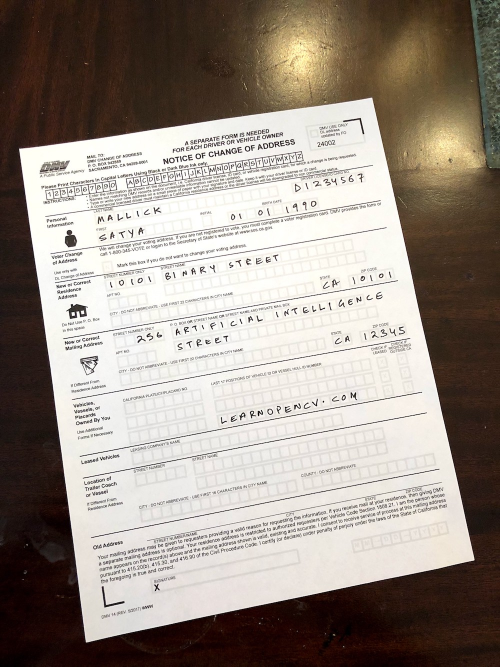
//> input picture data/images/scanned-form.jpg, 1000 x 1333 px (shown at 1/2 size)
$ ./DocumentScanner   (built with g++ and OpenCV 4)
//> lines starting //> are read from the running program, lines starting //| are printed output that depends on the picture; after the words box and inside, x2 and y2 are one past the last pixel; in counts of white or black regions, pixels touching at a corner belong together
//
// Created by yhd on 5.05.2020.
//

#include <string>

#include <opencv2/opencv.hpp>

std::string DATA_PATH = "../data/images/";

int main(){
    cv::Mat sourceImage = cv::imread(DATA_PATH + "scanned-form.jpg");
//> sourceImage is the input picture: 1333 rows x 1000 cols, CV_8UC3; mean B, G, R 136, 144.9, 154.7
    std::cout << sourceImage.size() << std::endl;
//| [1000 x 1333]

    cv::resize(sourceImage, sourceImage, cv::Size(500, 666.5));
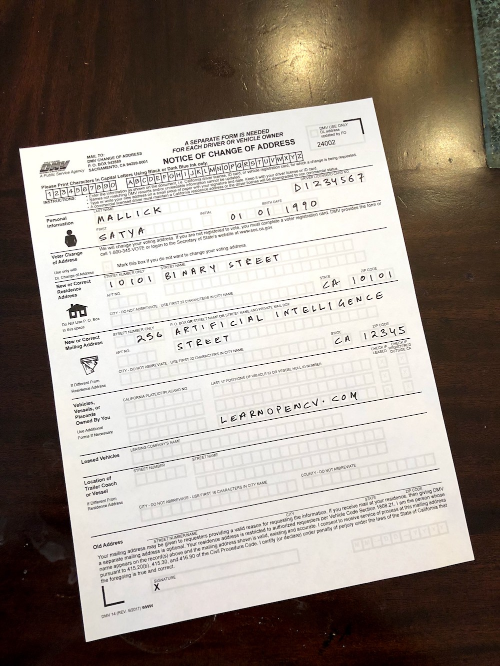
//> sourceImage: 666 rows x 500 cols, CV_8UC3; mean B, G, R 135.8, 144.8, 154.6

    cv::Mat sourceGray, detectedEdges;
    cv::cvtColor(sourceImage, sourceGray, cv::COLOR_BGR2GRAY);
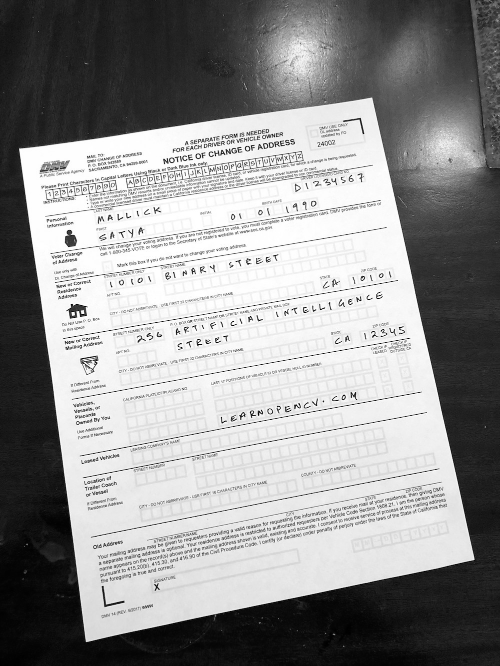
//> sourceGray: 666 rows x 500 cols, CV_8UC1; min 0, max 255, mean 146.7
    cv::blur(sourceGray, detectedEdges, cv::Size(3, 3));
    cv::Canny(detectedEdges, detectedEdges, 150, 200, 3);
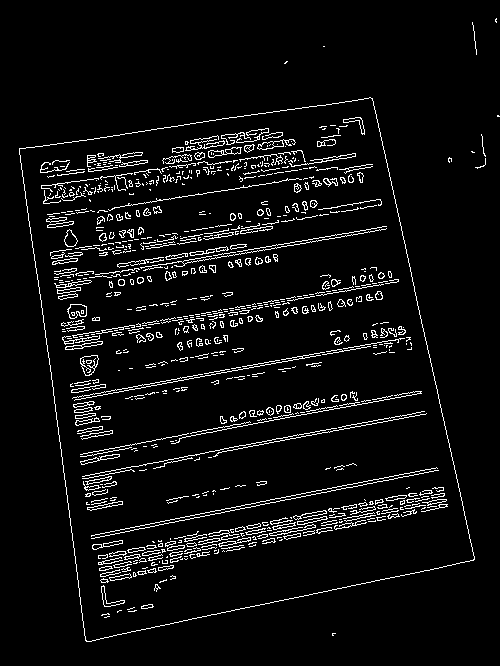
//> detectedEdges: 666 rows x 500 cols, CV_8UC1; 5.6% white in thin lines or dots
    //cv::imshow("Detected Edges", detectedEdges);

    std::vector<std::vector<cv::Point>> contours;
    std::vector<cv::Vec4i> hierarchy;
    cv::findContours(detectedEdges, contours, hierarchy, cv::RETR_TREE, cv::CHAIN_APPROX_SIMPLE);
//> contours = 1000 contours, 801 with area under 20; largest, box (x1, y1, x2, y2) and area: (19, 97, 475, 642) 182364, (19, 97, 475, 642) 182360, (80, 355, 99, 376) 256, (80, 355, 99, 376) 229, (67, 304, 87, 319) 204

    cv::Mat drawing = cv::Mat::zeros(detectedEdges.size(), CV_8UC3);

    double maxArea = 0;
    int maxContourAreaID = -1;

    std::vector<std::vector<cv::Point>> contoursPoly(contours.size());
//> contoursPoly = 1000 empty contours
    std::vector<cv::Rect> boundRect(contours.size());

    for( size_t i = 0; i< contours.size(); i++ ){
        cv::Scalar color = cv::Scalar(0, 255, 0 );
        double newArea = cv::contourArea(contours.at(i));

        cv::approxPolyDP(contours[i], contoursPoly[i], 3, true);
        boundRect[i] = cv::boundingRect(contoursPoly[i]);

        if(newArea > maxArea) {
            maxArea = newArea;
            maxContourAreaID = i;
        }
    }
//> this loop made 1000 passes
//> (newArea, maxArea) on pass 7: (182363.5, 182363.5)
//> newArea on passes 8, 14, 15, 16, 17, 21: 182359.5, 32.5, 28.5, 113.5, 108.5, 20
//> after the loop, contoursPoly = 1000 contours, 915 with area under 20; largest, box (x1, y1, x2, y2) and area: (19, 98, 475, 642) 182306, (19, 97, 475, 642) 181634, (108, 179, 302, 210) 342, (80, 355, 98, 376) 214, (67, 304, 87, 319) 194; boundRect = 1000 Rects (x, y, width, height), first 8: [332, 633, 4, 3], [475, 158, 11, 10], [449, 157, 1, 6], [471, 151, 4, 2], [481, 134, 5, 23], [497, 115, 1, 1], [19, 98, 456, 544], [19, 97, 456, 545]; maxArea = 182363.5; maxContourAreaID = 6

    //drawContours( sourceImage, contoursPoly, (int) maxContourAreaID, cv::Scalar(0, 255, 0), 2);
    //rectangle( sourceImage, boundRect[maxContourAreaID].tl(), boundRect[maxContourAreaID].br(), cv::Scalar(0, 0, 255), 2 );
    //circle( sourceImage, centers[maxContourAreaID], (int)radius[maxContourAreaID], cv::Scalar(0, 255, 0), 2 );

    std::vector<cv::Point2f> sourcePoints{contoursPoly[maxContourAreaID][1], contoursPoly[maxContourAreaID][0], contoursPoly[maxContourAreaID][2], contoursPoly[maxContourAreaID][3]};
//> sourcePoints = 4 Points (x, y): [19, 148], [372, 98], [86, 641], [474, 559]
    std::vector<cv::Point2f> destinationPoints;

    destinationPoints.push_back(cv::Point2f(boundRect[maxContourAreaID].x, boundRect[maxContourAreaID].y));
//> destinationPoints = 1 Point (x, y): [19, 98]
    destinationPoints.push_back(cv::Point2f((boundRect[maxContourAreaID].x + boundRect[maxContourAreaID].width), (boundRect[maxContourAreaID].y)));
//> destinationPoints = 2 Points (x, y): [19, 98], [475, 98]
    destinationPoints.push_back(cv::Point2f((boundRect[maxContourAreaID].x), (boundRect[maxContourAreaID].y + boundRect[maxContourAreaID].height)));
//> destinationPoints = 3 Points (x, y): [19, 98], [475, 98], [19, 642]
    destinationPoints.push_back(cv::Point2f((boundRect[maxContourAreaID].x + boundRect[maxContourAreaID].width), (boundRect[maxContourAreaID].y + boundRect[maxContourAreaID].height)));
//> destinationPoints = 4 Points (x, y): [19, 98], [475, 98], [19, 642], [475, 642]

    cv::Mat homography = cv::findHomography(sourcePoints, destinationPoints);
//> homography = [[1.25, -0.165, 20.39], [0.167, 1.28, -90.56], [-0.000106, 0.000257, 1]]

    cv::Mat scannedImage;
    cv::warpPerspective(sourceImage, scannedImage, homography, cv::Size(sourceImage.size()));
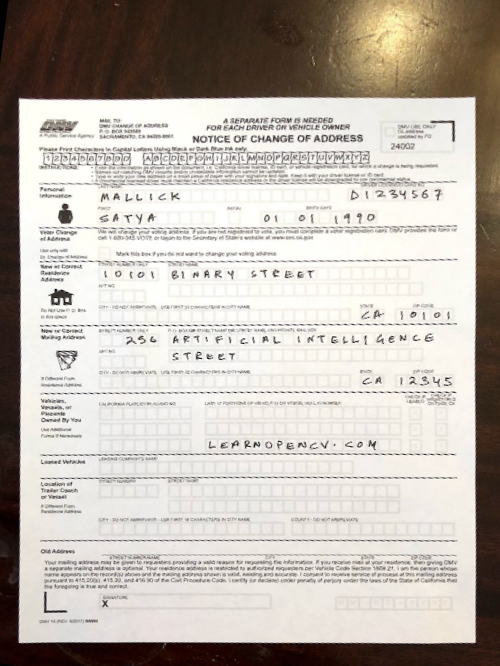
//> scannedImage: 666 rows x 500 cols, CV_8UC3; mean B, G, R 175.4, 183.1, 190.2

    //cv::imshow("Contours", sourceImage);
    cv::imshow("Scanned Image", scannedImage);

    std::cout << contoursPoly[maxContourAreaID] << std::endl;
//| [372, 98;
//|  19, 148;
//|  86, 641;
//|  474, 559]

    cv::waitKey(0);

}

$ run again, with data/images/Lincoln.jpg copied over data/images/scanned-form.jpg
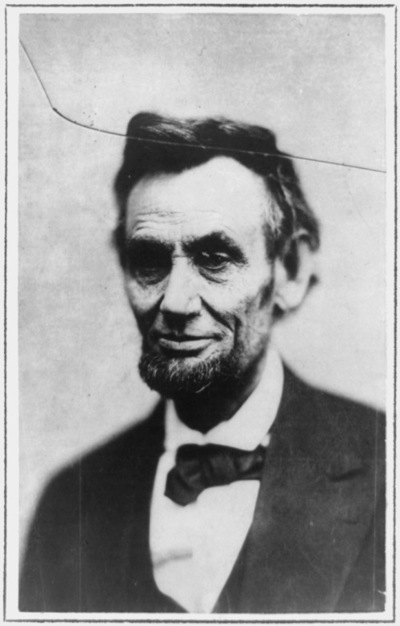
//> input picture data/images/Lincoln.jpg, 400 x 626 px
//> sourceImage is the input picture: 626 rows x 400 cols, CV_8UC3; min 13, max 245, mean 158
//| [400 x 626]
//> sourceImage: 666 rows x 500 cols, CV_8UC3
//> `cv::Canny(detectedEdges, detectedEdges, 150, 200, 3);`:
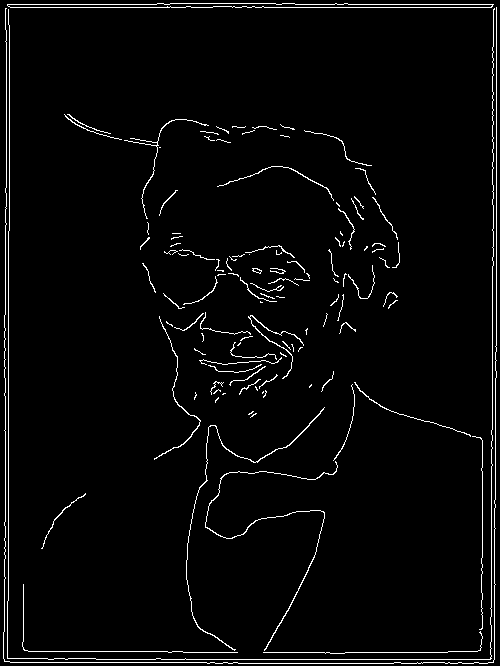
//> detectedEdges: 666 rows x 500 cols, CV_8UC1; 3% white in thin lines or dots
//> contours = 118 contours, 105 with area under 20; largest, box (x1, y1, x2, y2) and area: (7, 3, 494, 8) 1547, (7, 3, 493, 8) 1543, (186, 407, 325, 651) 104, (205, 461, 338, 651) 101, (248, 315, 304, 379) 60
//> `std::vector<std::vector<cv::Point>> contoursPoly(contours.size());`: contoursPoly = 118 empty contours
//> the loop `for( size_t i = 0; i< contours.size(); i++ )` made 118 passes
//> (newArea, maxArea) on passes 3, 4, 8, 117: (27, 27), (101, 101), (104, 104), (1547, 1547)
//> after the loop `for( size_t i = 0; i< contours.size(); i++ )`: contoursPoly = 118 contours, 102 with area under 20; largest, box (x1, y1, x2, y2) and area: (7, 8, 495, 660) 647, (4, 7, 497, 664) 321, (22, 584, 238, 653) 160, (124, 119, 209, 219) 123, (186, 407, 325, 651) 118; boundRect = 118 Rects (x, y, width, height), first 8: [263, 631, 220, 22], [22, 584, 216, 69], [41, 493, 45, 56], [205, 461, 133, 190], [472, 436, 11, 194], [250, 413, 7, 5], [248, 411, 6, 4], [186, 407, 139, 244]; maxArea = 1547; maxContourAreaID = 116
//> sourcePoints = 4 Points (x, y): [493, 4], [7, 5], [-1, -1], [33, 0]
//> `destinationPoints.push_back(cv::Point2f(boundRect[maxContourAreaID].x,..`: destinationPoints = 1 Point (x, y): [7, 4]
//> `destinationPoints.push_back(cv::Point2f((boundRect[maxContourAreaID].x..`: destinationPoints = 2 Points (x, y): [7, 4], [494, 4]
//> `destinationPoints.push_back(cv::Point2f((boundRect[maxContourAreaID].x..`: destinationPoints = 3 Points (x, y): [7, 4], [494, 4], [7, 6]
//> `destinationPoints.push_back(cv::Point2f((boundRect[maxContourAreaID].x..`: destinationPoints = 4 Points (x, y): [7, 4], [494, 4], [7, 6], [494, 6]
//> homography = [[-3.1, 296.9, 297.2], [-0.0737, 1.99, 4.8], [-0.0183, 0.538, 1]]
//> `cv::warpPerspective(sourceImage, scannedImage, homography, cv::Size(so..`:
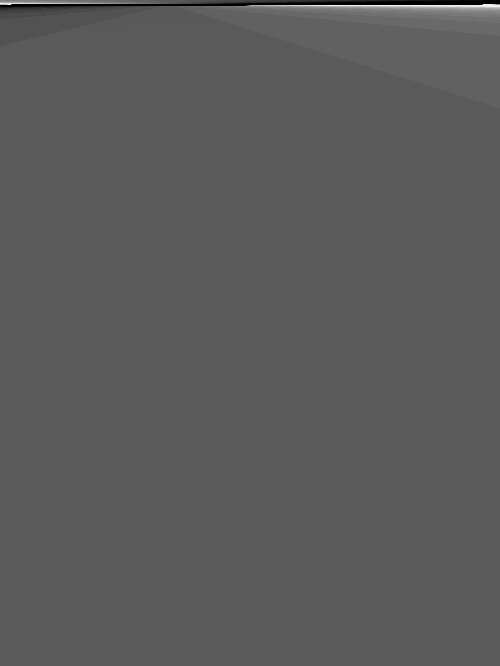
//> scannedImage: 666 rows x 500 cols, CV_8UC3; min 0, max 241, mean 90.3
//| [7, 5;
//|  493, 4]
